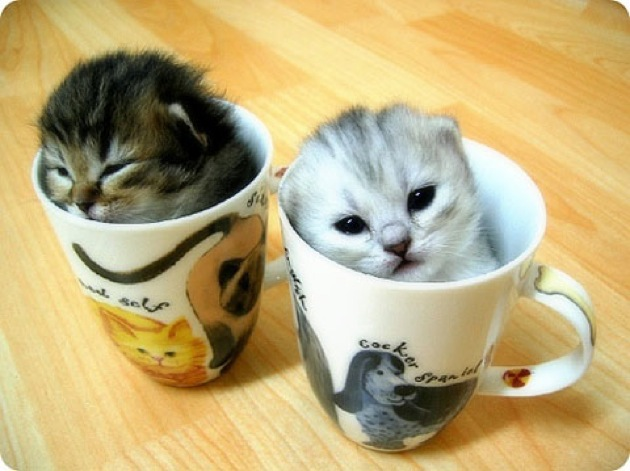
#> input picture python/OpenCV/Tutorials/Core_Operations/2.Arithmetic/cat1.jpeg, 630 x 471 px
$ python bitwise.py
#> lines starting #> are read from the running program, lines starting #| are printed output that depends on the picture
import cv2
import numpy as np


# Load two images
img1 = cv2.imread('cat1.jpeg')
#> img1 is the input picture: shape (471, 630, 3); mean B, G, R 121.9, 171.2, 189.6
img2 = cv2.imread('cat2.jpg')
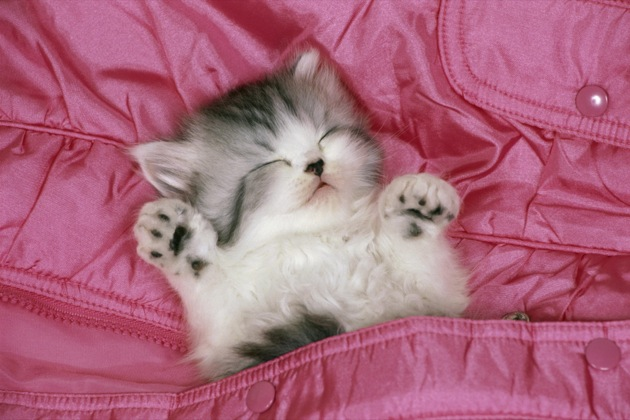
#> input picture python/OpenCV/Tutorials/Core_Operations/2.Arithmetic/cat2.jpg, 630 x 420 px
#> img2 is the input picture: shape (420, 630, 3); mean B, G, R 125.1, 103.4, 171.9

# I want to put logo on top-left corner, So I create a ROI
rows,cols,channels = img2.shape
#> rows = 420; cols = 630; channels = 3
roi = img1[0:rows, 0:cols ]
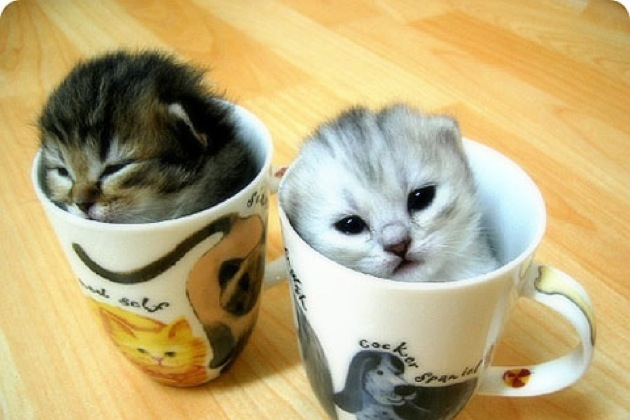
#> roi: shape (420, 630, 3); mean B, G, R 121.9, 169.6, 186.8

# Now create a mask of logo and create its inverse mask also
img2gray = cv2.cvtColor(img2,cv2.COLOR_BGR2GRAY)
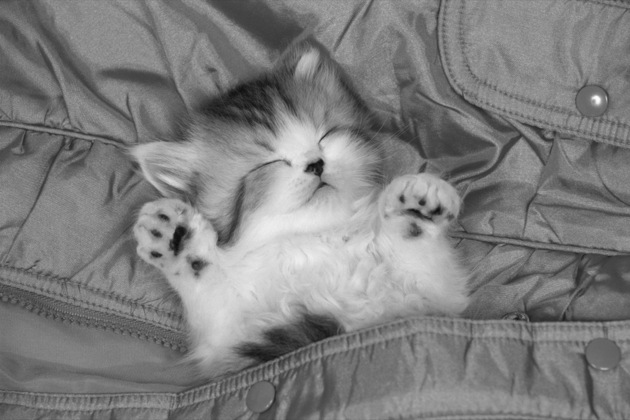
#> img2gray: shape (420, 630); min 11, max 253, mean 126.4
ret, mask = cv2.threshold(img2gray, 10, 255, cv2.THRESH_BINARY)
#> mask: shape (420, 630); every value is 255
mask_inv = cv2.bitwise_not(mask)
#> mask_inv: shape (420, 630); every value is 0

# Now black-out the area of logo in ROI
img1_bg = cv2.bitwise_and(roi,roi,mask = mask_inv)
#> img1_bg: shape (420, 630, 3); every value is 0

# Take only region of logo from logo image.
img2_fg = cv2.bitwise_and(img2,img2,mask = mask)

# Put logo in ROI and modify the main image
dst = cv2.add(img1_bg,img2_fg)
img1[0:rows, 0:cols ] = dst
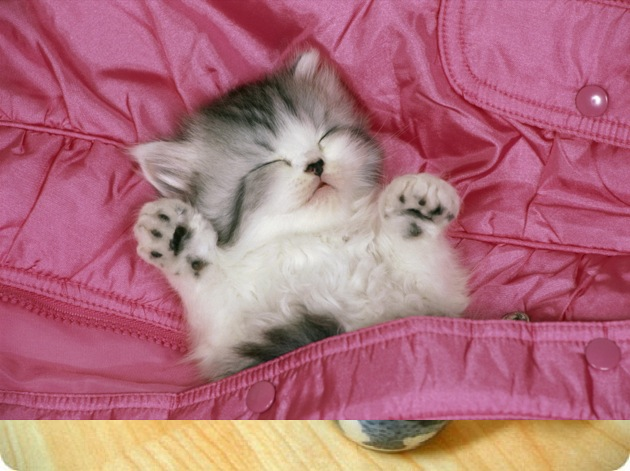
#> img1: shape (471, 630, 3); mean B, G, R 124.7, 112.2, 176.4

cv2.imshow('res',img1)
cv2.waitKey(0)
cv2.destroyAllWindows()
